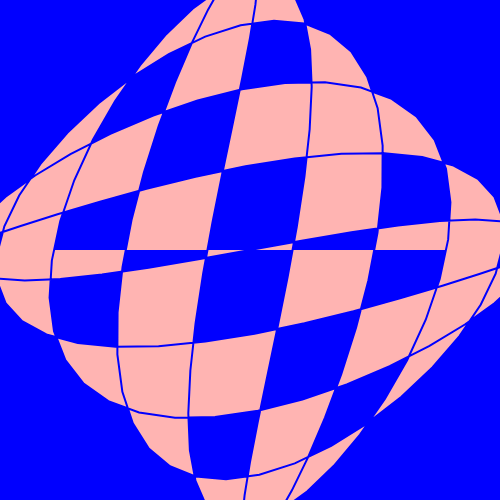
Frame 1 (no input)
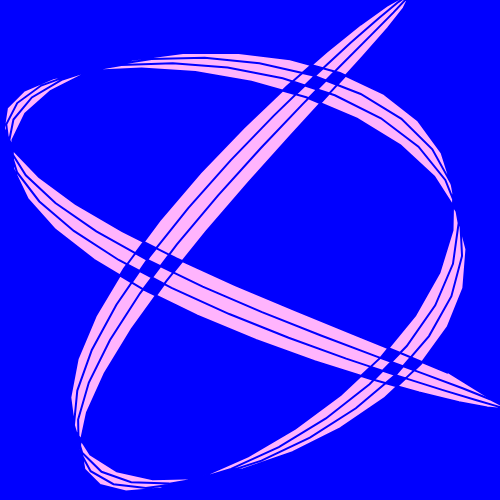
Frame 60 (no input)
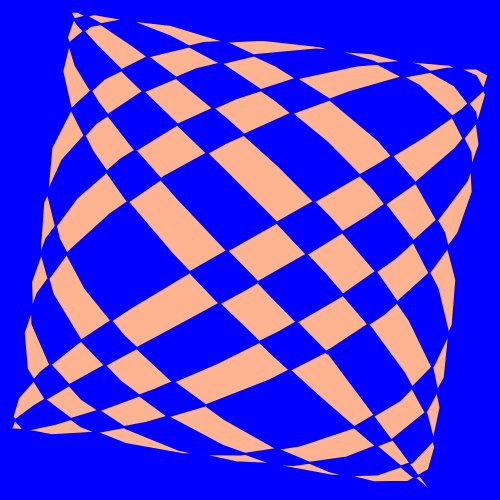
Frame 120 (the mouse pressed at the canvas centre since frame 60)

The p5.js sketch that drew these frames (run headless with seeded random() and noise() and a simulated clock; from frame 60 on, the mouse is pressed at the canvas centre):

// p5.js sketch
// ── sketch.js
//Eevi Rutanen
//18.11.2020
var points, rad, loops, color;
var input1, input2, input3;
function setup(){
    createCanvas(500,500);
    rad = 300;
    points = 200;
    input1 = 0;
    input2 = 0;
    input3 = 0;
    stroke(0,0,255);
    strokeWeight(2);
}
function draw(){
    background(0,0,255);
    translate(width/2, height/2);
    rotate(sin(input3));
    color = map(sin(input2), -1, 1, 100, 255);
    loops = map(sin(input3), -1, 1, 3, 8);
    fill(255,180,color);
    shape(points,rad,loops);
    input1 += 0.1;
    input2 += 0.03;
    input3 += 0.01;
}

function shape(points, rad, loops){
    beginShape();
    for(var i=0; i <= points; i++ ){
        var angle = TWO_PI/points*i;
        var y = sin(angle)*rad*sin(angle*loops);
        var x = cos(angle)*rad*cos(angle*loops);
        vertex(x,y);
    }
    endShape();
}
